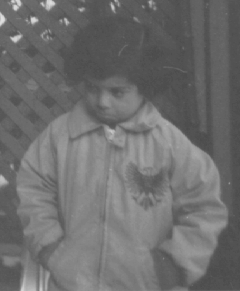
#> input picture Lab-3/pout.tif, 240 x 291 px
$ jupyter execute Lab_Smoothing_STD.ipynb   (shell and % lines are left out)
#> lines starting #> are read from the running program, lines starting #| are printed output that depends on the picture
### Lab-3/commonfunctions.py


import skimage.io as io
import matplotlib.pyplot as plt
import numpy as np
from skimage.exposure import histogram
from matplotlib.pyplot import bar
from skimage.color import rgb2gray,rgb2hsv

# Convolution:
from scipy.signal import convolve2d
from scipy import fftpack
import math

from skimage.util import random_noise
from skimage.filters import median
from skimage.feature import canny


# Edges
from skimage.filters import sobel_h, sobel, sobel_v,roberts, prewitt

# Show the figures / plots inside the notebook
def show_images(images,titles=None):
    #This function is used to show image(s) with titles by sending an array of images and an array of associated titles.
    # images[0] will be drawn with the title titles[0] if exists
    # You aren't required to understand this function, use it as-is.
    n_ims = len(images)
    if titles is None: titles = ['(%d)' % i for i in range(1,n_ims + 1)]
    fig = plt.figure()
    n = 1
    for image,title in zip(images,titles):
        a = fig.add_subplot(1,n_ims,n)
        if image.ndim == 2:
            plt.gray()
        plt.imshow(image)
        a.set_title(title)
        n += 1
    fig.set_size_inches(np.array(fig.get_size_inches()) * n_ims)
    plt.show()


# [6 lines left out: function showHist, not called in this run]

### Lab-3/Lab_Smoothing_STD.ipynb
# Lab 3
### Averaging Filters

http://scikit-image.org/docs/0.13.x/api/skimage.util.html#skimage.util.random_noise

http://scikit-image.org/docs/dev/api/skimage.filters.html#skimage.filters.median

http://scikit-image.org/docs/dev/api/skimage.filters.html#skimage.filters.gaussian

[cell 1]
from commonfunctions import *
import math

[cell 2]
original_img = io.imread('pout.tif')
#> original_img is the input picture: shape (291, 240); min 74, max 224, mean 110.3
noisy_img = random_noise(original_img, mode='s&p', amount=0.05)
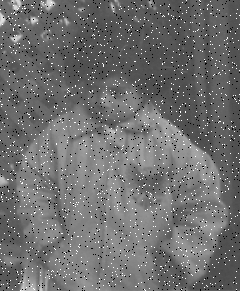
#> noisy_img: shape (291, 240) float64; min 0, max 1, mean 0.436
show_images([original_img, noisy_img], ['Original Image', 'Noisy Image'])
#> in show_images, `n_ims = len(images)`: n_ims = 2
#> the loop in show_images, `for image,title in zip(images,titles):` made 2 passes
#> (title, n) on passes 1 to 2: ('Original Image', 2), ('Noisy Image', 3)
#> after the loop in show_images, `for image,title in zip(images,titles):`: n = 3
#> in show_images, `plt.show()`:
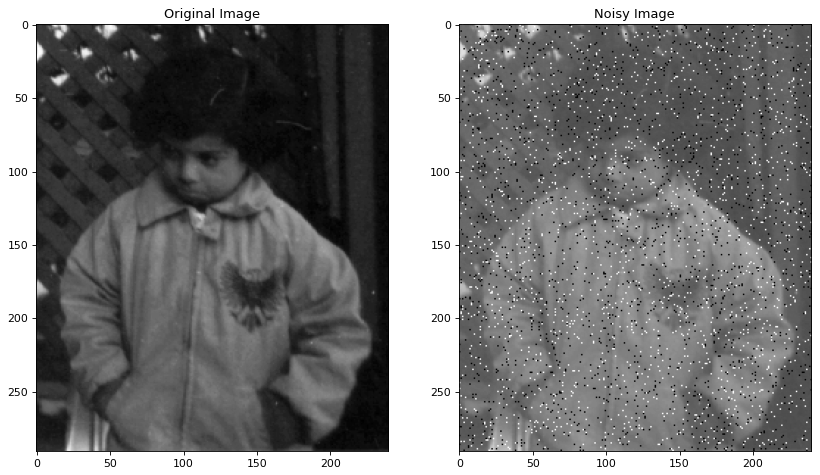
#> figure drawn by matplotlib, 2 panels

[cell 3]
'''
(1) Your own median filter algorithm
 edgex := (window width / 2) rounded down
edgey := (window height / 2) rounded down
for x from edgex to image width - edgex
{
       for y from edgey to image height - edgey
       {
                allocate colorArray[window height][window width]
                for fx from 0 to window width
                        for fy from 0 to window height
                                   colorArray[fy][fx] := inputPixelValue [y + fy - edgey] [x + fx - edgex]
               sort all entries in colorArray[][]
               outputPixelValue[y][x] := colorArray [window height / 2] [window width / 2]
      }
}

'''

def median_filter(img):
    img = np.array(img)
    window_width = 3
    window_height = 3
    edgex = window_width // 2
    edgey = window_height // 2
    output = np.zeros_like(img)
    for x in range(edgex, img.shape[1] - edgex):
        for y in range(edgey, img.shape[0] - edgey):
            colorArray = np.zeros((window_height, window_width))
            for fx in range(window_width):
                for fy in range(window_height):
                    colorArray[fy][fx] = img[y + fy - edgey][x + fx - edgex]
            colorArray = np.sort(colorArray.flatten())
            output[y][x] = colorArray[4]
    return output

[cell 4]
median_filtered_img = median_filter(noisy_img)
show_images([noisy_img, median_filtered_img], ['Noisy Image', 'My Own Filtered Image'])
#> the loop in show_images (call 2), `for image,title in zip(images,titles):` made 2 passes
#> in show_images (call 2), `plt.show()`:
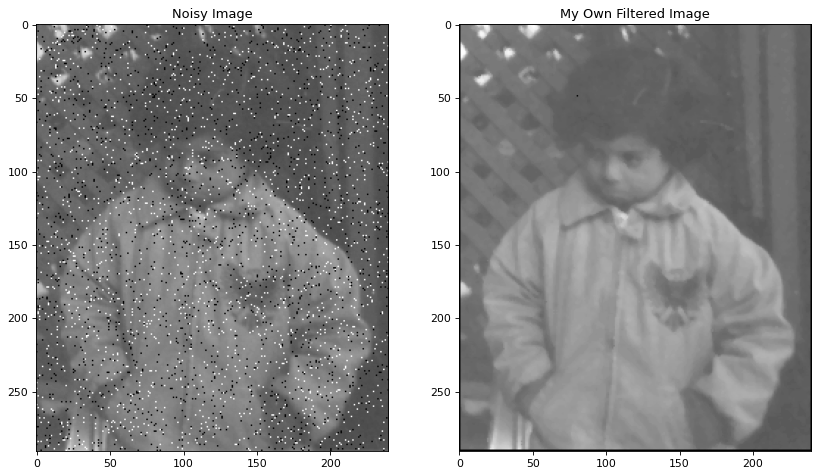
#> figure drawn by matplotlib, 2 panels

[cell 5]
'''
(2) skimage median filter
'''
skimage_median_filtered_img = median(noisy_img)
show_images([noisy_img, skimage_median_filtered_img,median_filtered_img], ['Noisy Image', 'Skimage Median Filtered Image','My Own Median Filtered Image'])
#> the loop in show_images (call 3), `for image,title in zip(images,titles):` made 3 passes
#> title on passes 1 to 3: 'Noisy Image', 'Skimage Median Filtered Image', 'My Own Median Filtered Image'
#> after the loop in show_images (call 3), `for image,title in zip(images,titles):`: n = 4
#> in show_images (call 3), `plt.show()`:
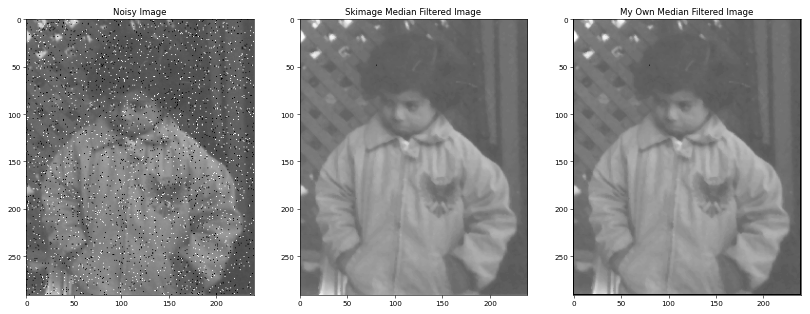
#> figure drawn by matplotlib, 3 panels

[cell 6]
'''
(3) Gaussion Filters
'''

from skimage.filters import gaussian
'''
Apply Gaussian Filtering to the noisy image with different sigma values (ex: 8, 3, & 0.2).
Experiment a little to find a suitable value of sigma that fits the image
'''
gaussian_filtered_img_8 = gaussian(noisy_img, sigma=8)
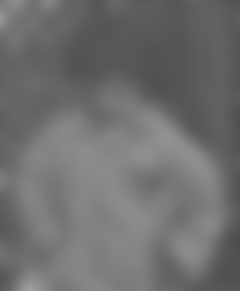
#> gaussian_filtered_img_8: shape (291, 240) float64; min 0.306, max 0.625, mean 0.436
gaussian_filtered_img_3 = gaussian(noisy_img, sigma=3)
gaussian_filtered_img_02 = gaussian(noisy_img, sigma=0.2)
gaussian_filtered_img_2 = gaussian(noisy_img, sigma=2.4)
show_images([noisy_img, gaussian_filtered_img_8, gaussian_filtered_img_3, gaussian_filtered_img_02,gaussian_filtered_img_2], ['Noisy Image', 'Gaussian Filtered Image (Sigma=8)', 'Gaussian Filtered Image (Sigma=3)', 'Gaussian Filtered Image (Sigma=0.2)', 'Gaussian Filtered Image (Sigma=2)'])
